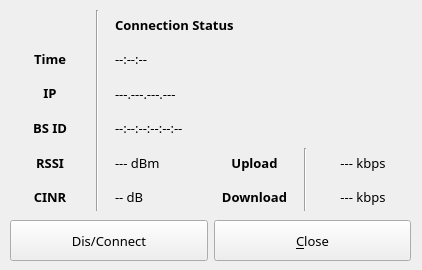
    <widget class="QWidget" name="tabStatus">
     <attribute name="icon">
      <iconset resource="wimaxcmguirc.qrc">
       <normaloff>:/images/status</normaloff>:/images/status</iconset>
     </attribute>
     <attribute name="title">
      <string>Status</string>
     </attribute>
     <widget class="QWidget" name="layoutWidgetCDButtons">
      <property name="geometry">
       <rect>
        <x>10</x>
        <y>220</y>
        <width>401</width>
        <height>41</height>
       </rect>
      </property>
      <property name="font">
       <font>
        <family>Sans Serif</family>
        <pointsize>10</pointsize>
       </font>
      </property>
      <layout class="QHBoxLayout" name="ConnectionButtonHolder">
       <item>
        <widget class="QPushButton" name="buttonCD">
         <property name="sizePolicy">
          <sizepolicy hsizetype="Minimum" vsizetype="Preferred">
           <horstretch>0</horstretch>
           <verstretch>0</verstretch>
          </sizepolicy>
         </property>
         <property name="font">
          <font>
           <family>Sans Serif</family>
           <pointsize>10</pointsize>
          </font>
         </property>
         <property name="text">
          <string>Dis/Connect</string>
         </property>
         <property name="icon">
          <iconset resource="wimaxcmguirc.qrc">
           <normaloff>:/images/activate</normaloff>:/images/activate</iconset>
         </property>
         <property name="iconSize">
          <size>
           <width>24</width>
           <height>24</height>
          </size>
         </property>
        </widget>
       </item>
       <item>
        <widget class="QPushButton" name="buttonClose">
         <property name="sizePolicy">
          <sizepolicy hsizetype="Minimum" vsizetype="Preferred">
           <horstretch>0</horstretch>
           <verstretch>0</verstretch>
          </sizepolicy>
         </property>
         <property name="font">
          <font>
           <family>Sans Serif</family>
           <pointsize>10</pointsize>
          </font>
         </property>
         <property name="text">
          <string>&amp;Close</string>
         </property>
         <property name="icon">
          <iconset resource="wimaxcmguirc.qrc">
           <normaloff>:/images/exit</normaloff>:/images/exit</iconset>
         </property>
         <property name="iconSize">
          <size>
           <width>24</width>
           <height>24</height>
          </size>
         </property>
         <property name="shortcut">
          <string>Ctrl+C</string>
         </property>
        </widget>
       </item>
      </layout>
     </widget>
     <widget class="QWidget" name="layoutWidgetStatus">
      <property name="geometry">
       <rect>
        <x>10</x>
        <y>10</y>
        <width>403</width>
        <height>201</height>
       </rect>
      </property>
      <property name="font">
       <font>
        <family>Sans Serif</family>
        <pointsize>10</pointsize>
       </font>
      </property>
      <layout class="QGridLayout" name="ValueHolder">
       <item row="0" column="2" colspan="6">
        <widget class="QLabel" name="statusConnectionState">
         <property name="sizePolicy">
          <sizepolicy hsizetype="MinimumExpanding" vsizetype="Expanding">
           <horstretch>0</horstretch>
           <verstretch>0</verstretch>
          </sizepolicy>
         </property>
         <property name="minimumSize">
          <size>
           <width>140</width>
           <height>0</height>
          </size>
         </property>
         <property name="font">
          <font>
           <family>Sans Serif</family>
           <pointsize>10</pointsize>
           <weight>75</weight>
           <bold>true</bold>
          </font>
         </property>
         <property name="text">
          <string>Connection Status</string>
         </property>
         <property name="alignment">
          <set>Qt::AlignLeading|Qt::AlignLeft|Qt::AlignVCenter</set>
         </property>
         <property name="indent">
          <number>10</number>
         </property>
        </widget>
       </item>
       <item row="1" column="0">
        <widget class="QLabel" name="constTime">
         <property name="font">
          <font>
           <family>Sans Serif</family>
           <pointsize>10</pointsize>
           <weight>75</weight>
           <bold>true</bold>
          </font>
         </property>
         <property name="text">
          <string>Time</string>
         </property>
         <property name="alignment">
          <set>Qt::AlignCenter</set>
         </property>
        </widget>
       </item>
       <item row="4" column="0">
        <widget class="QLabel" name="constRSSI">
         <property name="font">
          <font>
           <family>Sans Serif</family>
           <pointsize>10</pointsize>
           <weight>75</weight>
           <bold>true</bold>
          </font>
         </property>
         <property name="text">
          <string>RSSI</string>
         </property>
         <property name="alignment">
          <set>Qt::AlignCenter</set>
         </property>
        </widget>
       </item>
       <item row="5" column="11">
        <widget class="QLabel" name="statusDL">
         <property name="sizePolicy">
          <sizepolicy hsizetype="MinimumExpanding" vsizetype="Expanding">
           <horstretch>0</horstretch>
           <verstretch>0</verstretch>
          </sizepolicy>
         </property>
         <property name="maximumSize">
          <size>
           <width>100</width>
           <height>16777215</height>
          </size>
         </property>
         <property name="font">
          <font>
           <family>Sans Serif</family>
           <pointsize>10</pointsize>
          </font>
         </property>
         <property name="text">
          <string>--- kbps</string>
         </property>
         <property name="alignment">
          <set>Qt::AlignCenter</set>
         </property>
        </widget>
       </item>
       <item row="4" column="2" colspan="4">
        <widget class="QLabel" name="statusRSSI">
         <property name="sizePolicy">
          <sizepolicy hsizetype="Minimum" vsizetype="Expanding">
           <horstretch>0</horstretch>
           <verstretch>0</verstretch>
          </sizepolicy>
         </property>
         <property name="minimumSize">
          <size>
           <width>100</width>
           <height>0</height>
          </size>
         </property>
         <property name="font">
          <font>
           <family>Sans Serif</family>
           <pointsize>10</pointsize>
          </font>
         </property>
         <property name="text">
          <string>--- dBm</string>
         </property>
         <property name="alignment">
          <set>Qt::AlignLeading|Qt::AlignLeft|Qt::AlignVCenter</set>
         </property>
         <property name="indent">
          <number>10</number>
         </property>
        </widget>
       </item>
       <item row="5" column="0">
        <widget class="QLabel" name="constCINR">
         <property name="font">
          <font>
           <family>Sans Serif</family>
           <pointsize>10</pointsize>
           <weight>75</weight>
           <bold>true</bold>
          </font>
         </property>
         <property name="text">
          <string>CINR</string>
         </property>
         <property name="alignment">
          <set>Qt::AlignCenter</set>
         </property>
        </widget>
       </item>
       <item row="4" column="11">
        <widget class="QLabel" name="statusUL">
         <property name="sizePolicy">
          <sizepolicy hsizetype="MinimumExpanding" vsizetype="Expanding">
           <horstretch>0</horstretch>
           <verstretch>0</verstretch>
          </sizepolicy>
         </property>
         <property name="maximumSize">
          <size>
           <width>100</width>
           <height>16777215</height>
          </size>
         </property>
         <property name="font">
          <font>
           <family>Sans Serif</family>
           <pointsize>10</pointsize>
          </font>
         </property>
         <property name="text">
          <string>--- kbps</string>
         </property>
         <property name="alignment">
          <set>Qt::AlignCenter</set>
         </property>
        </widget>
       </item>
       <item row="5" column="2" colspan="4">
        <widget class="QLabel" name="statusCINR">
         <property name="sizePolicy">
          <sizepolicy hsizetype="Minimum" vsizetype="Expanding">
           <horstretch>0</horstretch>
           <verstretch>0</verstretch>
          </sizepolicy>
         </property>
         <property name="minimumSize">
          <size>
           <width>100</width>
           <height>0</height>
          </size>
         </property>
         <property name="font">
          <font>
           <family>Sans Serif</family>
           <pointsize>10</pointsize>
          </font>
         </property>
         <property name="text">
          <string>-- dB</string>
         </property>
         <property name="alignment">
          <set>Qt::AlignLeading|Qt::AlignLeft|Qt::AlignVCenter</set>
         </property>
         <property name="indent">
          <number>10</number>
         </property>
        </widget>
       </item>
       <item row="2" column="2" colspan="6">
        <widget class="QLabel" name="statusIP">
         <property name="sizePolicy">
          <sizepolicy hsizetype="MinimumExpanding" vsizetype="Expanding">
           <horstretch>0</horstretch>
           <verstretch>0</verstretch>
          </sizepolicy>
         </property>
         <property name="minimumSize">
          <size>
           <width>140</width>
           <height>0</height>
          </size>
         </property>
         <property name="font">
          <font>
           <family>Sans Serif</family>
           <pointsize>10</pointsize>
          </font>
         </property>
         <property name="text">
          <string>---.---.---.---</string>
         </property>
         <property name="alignment">
          <set>Qt::AlignLeading|Qt::AlignLeft|Qt::AlignVCenter</set>
         </property>
         <property name="indent">
          <number>10</number>
         </property>
        </widget>
       </item>
       <item row="1" column="2" colspan="6">
        <widget class="QLabel" name="statusTime">
         <property name="sizePolicy">
          <sizepolicy hsizetype="MinimumExpanding" vsizetype="Expanding">
           <horstretch>0</horstretch>
           <verstretch>0</verstretch>
          </sizepolicy>
         </property>
         <property name="minimumSize">
          <size>
           <width>140</width>
           <height>0</height>
          </size>
         </property>
         <property name="font">
          <font>
           <family>Sans Serif</family>
           <pointsize>10</pointsize>
          </font>
         </property>
         <property name="text">
          <string>--:--:--</string>
         </property>
         <property name="alignment">
          <set>Qt::AlignLeading|Qt::AlignLeft|Qt::AlignVCenter</set>
         </property>
         <property name="indent">
          <number>10</number>
         </property>
        </widget>
       </item>
       <item row="0" column="0">
        <widget class="QLabel" name="StatusIcon">
         <property name="font">
          <font>
           <family>Sans Serif</family>
           <pointsize>10</pointsize>
          </font>
         </property>
         <property name="text">
          <string/>
         </property>
         <property name="pixmap">
          <pixmap resource="wimaxcmguirc.qrc">:/images/nodevice</pixmap>
         </property>
         <property name="alignment">
          <set>Qt::AlignCenter</set>
         </property>
        </widget>
       </item>
       <item row="0" column="1" rowspan="6">
        <widget class="Line" name="lineValuesDevider">
         <property name="sizePolicy">
          <sizepolicy hsizetype="Fixed" vsizetype="Expanding">
           <horstretch>0</horstretch>
           <verstretch>0</verstretch>
          </sizepolicy>
         </property>
         <property name="font">
          <font>
           <family>Sans Serif</family>
           <pointsize>10</pointsize>
          </font>
         </property>
         <property name="orientation">
          <enum>Qt::Vertical</enum>
         </property>
        </widget>
       </item>
       <item row="0" column="8" rowspan="4" colspan="4">
        <widget class="QLabel" name="NetworkQualityMeter">
         <property name="sizePolicy">
          <sizepolicy hsizetype="Fixed" vsizetype="Fixed">
           <horstretch>0</horstretch>
           <verstretch>0</verstretch>
          </sizepolicy>
         </property>
         <property name="minimumSize">
          <size>
           <width>128</width>
           <height>128</height>
          </size>
         </property>
         <property name="maximumSize">
          <size>
           <width>128</width>
           <height>128</height>
          </size>
         </property>
         <property name="font">
          <font>
           <family>Sans Serif</family>
          </font>
         </property>
         <property name="text">
          <string/>
         </property>
         <property name="pixmap">
          <pixmap resource="wimaxcmguirc.qrc">:/images/1</pixmap>
         </property>
         <property name="alignment">
          <set>Qt::AlignCenter</set>
         </property>
        </widget>
       </item>
       <item row="4" column="10" rowspan="2">
        <widget class="Line" name="lineULDLDevider">
         <property name="sizePolicy">
          <sizepolicy hsizetype="Fixed" vsizetype="Expanding">
           <horstretch>0</horstretch>
           <verstretch>0</verstretch>
          </sizepolicy>
         </property>
         <property name="font">
          <font>
           <family>Sans Serif</family>
           <pointsize>10</pointsize>
          </font>
         </property>
         <property name="orientation">
          <enum>Qt::Vertical</enum>
         </property>
        </widget>
       </item>
       <item row="4" column="6" colspan="4">
        <widget class="QLabel" name="constUL">
         <property name="sizePolicy">
          <sizepolicy hsizetype="MinimumExpanding" vsizetype="Expanding">
           <horstretch>0</horstretch>
           <verstretch>0</verstretch>
          </sizepolicy>
         </property>
         <property name="font">
          <font>
           <family>Sans Serif</family>
           <pointsize>10</pointsize>
           <weight>75</weight>
           <bold>true</bold>
          </font>
         </property>
         <property name="text">
          <string>Upload</string>
         </property>
         <property name="alignment">
          <set>Qt::AlignCenter</set>
         </property>
        </widget>
       </item>
       <item row="2" column="0">
        <widget class="QPushButton" name="buttonRefreshIP">
         <property name="font">
          <font>
           <family>Sans Serif</family>
           <weight>75</weight>
           <bold>true</bold>
          </font>
         </property>
         <property name="text">
          <string>IP</string>
         </property>
         <property name="flat">
          <bool>true</bool>
         </property>
        </widget>
       </item>
       <item row="3" column="0">
        <widget class="QPushButton" name="buttonSetBSID">
         <property name="font">
          <font>
           <weight>75</weight>
           <bold>true</bold>
          </font>
         </property>
         <property name="text">
          <string>BS ID</string>
         </property>
         <property name="flat">
          <bool>true</bool>
         </property>
        </widget>
       </item>
       <item row="5" column="6" colspan="4">
        <widget class="QLabel" name="constDL">
         <property name="sizePolicy">
          <sizepolicy hsizetype="MinimumExpanding" vsizetype="Expanding">
           <horstretch>0</horstretch>
           <verstretch>0</verstretch>
          </sizepolicy>
         </property>
         <property name="font">
          <font>
           <family>Sans Serif</family>
           <pointsize>10</pointsize>
           <weight>75</weight>
           <bold>true</bold>
          </font>
         </property>
         <property name="text">
          <string>Download</string>
         </property>
         <property name="alignment">
          <set>Qt::AlignCenter</set>
         </property>
        </widget>
       </item>
       <item row="3" column="2" colspan="6">
        <widget class="QLabel" name="statusBSID">
         <property name="sizePolicy">
          <sizepolicy hsizetype="MinimumExpanding" vsizetype="Expanding">
           <horstretch>0</horstretch>
           <verstretch>0</verstretch>
          </sizepolicy>
         </property>
         <property name="minimumSize">
          <size>
           <width>140</width>
           <height>0</height>
          </size>
         </property>
         <property name="font">
          <font>
           <family>Sans Serif</family>
           <pointsize>10</pointsize>
          </font>
         </property>
         <property name="text">
          <string>--:--:--:--:--:--</string>
         </property>
         <property name="alignment">
          <set>Qt::AlignLeading|Qt::AlignLeft|Qt::AlignVCenter</set>
         </property>
         <property name="indent">
          <number>10</number>
         </property>
        </widget>
       </item>
      </layout>
     </widget>
    </widget>
